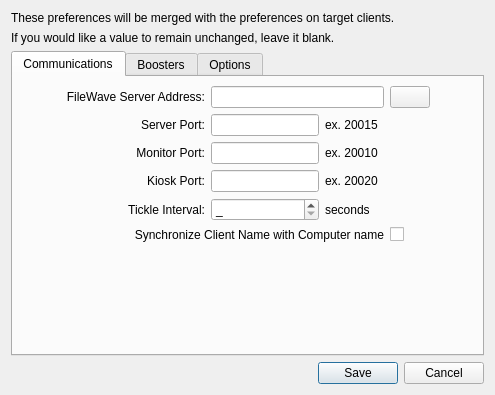
<?xml version="1.0" encoding="UTF-8"?>
<ui version="4.0">
 <class>PrefsEditorDlg</class>
 <widget class="QWidget" name="PrefsEditorDlg">
  <property name="geometry">
   <rect>
    <x>0</x>
    <y>0</y>
    <width>495</width>
    <height>395</height>
   </rect>
  </property>
  <property name="windowTitle">
   <string>Superprefs Editor</string>
  </property>
  <layout class="QVBoxLayout" name="verticalLayout">
   <item>
    <widget class="QLabel" name="label_7">
     <property name="text">
      <string>These preferences will be merged with the preferences on target clients.</string>
     </property>
    </widget>
   </item>
   <item>
    <widget class="QLabel" name="label_8">
     <property name="text">
      <string>If you would like a value to remain unchanged, leave it blank.</string>
     </property>
    </widget>
   </item>
   <item>
    <widget class="QTabWidget" name="tabWidget">
     <property name="currentIndex">
      <number>0</number>
     </property>
     <widget class="QWidget" name="tab">
      <attribute name="title">
       <string>Communications</string>
      </attribute>
      <layout class="QGridLayout" name="gridLayout">
       <item row="1" column="2">
        <widget class="QLineEdit" name="serverPort"/>
       </item>
       <item row="0" column="0">
        <spacer name="horizontalSpacer_4">
         <property name="orientation">
          <enum>Qt::Horizontal</enum>
         </property>
         <property name="sizeHint" stdset="0">
          <size>
           <width>1</width>
           <height>20</height>
          </size>
         </property>
        </spacer>
       </item>
       <item row="0" column="2" colspan="3">
        <widget class="QLineEdit" name="lineEditServerAddress">
         <property name="text">
          <string/>
         </property>
        </widget>
       </item>
       <item row="0" column="5">
        <widget class="BonjourServiceView" name="bonjourView">
         <property name="sizePolicy">
          <sizepolicy hsizetype="Minimum" vsizetype="Preferred">
           <horstretch>0</horstretch>
           <verstretch>0</verstretch>
          </sizepolicy>
         </property>
         <property name="text">
          <string/>
         </property>
        </widget>
       </item>
       <item row="2" column="2">
        <widget class="QLineEdit" name="monitorPort"/>
       </item>
       <item row="3" column="2">
        <widget class="QLineEdit" name="kioskPort"/>
       </item>
       <item row="0" column="6">
        <spacer name="horizontalSpacer_3">
         <property name="orientation">
          <enum>Qt::Horizontal</enum>
         </property>
         <property name="sizeHint" stdset="0">
          <size>
           <width>1</width>
           <height>20</height>
          </size>
         </property>
        </spacer>
       </item>
       <item row="2" column="1">
        <widget class="QLabel" name="label_3">
         <property name="text">
          <string>Monitor Port:</string>
         </property>
         <property name="alignment">
          <set>Qt::AlignRight|Qt::AlignTrailing|Qt::AlignVCenter</set>
         </property>
         <property name="buddy">
          <cstring>monitorPort</cstring>
         </property>
        </widget>
       </item>
       <item row="2" column="3" colspan="3">
        <widget class="QLabel" name="smallLabel_2">
         <property name="text">
          <string>ex. 20010</string>
         </property>
        </widget>
       </item>
       <item row="5" column="5">
        <widget class="QCheckBox" name="checkBoxSynchronizeClientName">
         <property name="text">
          <string/>
         </property>
         <property name="tristate">
          <bool>true</bool>
         </property>
        </widget>
       </item>
       <item row="4" column="2">
        <widget class="QSpinBox" name="spinBoxTickleInterval">
         <property name="specialValueText">
          <string>_</string>
         </property>
         <property name="maximum">
          <number>28800</number>
         </property>
        </widget>
       </item>
       <item row="4" column="3" colspan="3">
        <widget class="QLabel" name="label_9">
         <property name="text">
          <string>seconds</string>
         </property>
        </widget>
       </item>
       <item row="5" column="1" colspan="4">
        <widget class="QLabel" name="label_6">
         <property name="text">
          <string>Synchronize Client Name with Computer name</string>
         </property>
         <property name="alignment">
          <set>Qt::AlignRight|Qt::AlignTrailing|Qt::AlignVCenter</set>
         </property>
         <property name="buddy">
          <cstring>checkBoxSynchronizeClientName</cstring>
         </property>
        </widget>
       </item>
       <item row="0" column="1">
        <widget class="QLabel" name="label">
         <property name="text">
          <string>FileWave Server Address:</string>
         </property>
         <property name="alignment">
          <set>Qt::AlignRight|Qt::AlignTrailing|Qt::AlignVCenter</set>
         </property>
         <property name="buddy">
          <cstring>lineEditServerAddress</cstring>
         </property>
        </widget>
       </item>
       <item row="3" column="1">
        <widget class="QLabel" name="label_24">
         <property name="text">
          <string>Kiosk Port:</string>
         </property>
         <property name="alignment">
          <set>Qt::AlignRight|Qt::AlignTrailing|Qt::AlignVCenter</set>
         </property>
         <property name="buddy">
          <cstring>kioskPort</cstring>
         </property>
        </widget>
       </item>
       <item row="1" column="3" colspan="3">
        <widget class="QLabel" name="smallLabel">
         <property name="text">
          <string>ex. 20015</string>
         </property>
        </widget>
       </item>
       <item row="1" column="1">
        <widget class="QLabel" name="label_2">
         <property name="text">
          <string>Server Port:</string>
         </property>
         <property name="alignment">
          <set>Qt::AlignRight|Qt::AlignTrailing|Qt::AlignVCenter</set>
         </property>
         <property name="buddy">
          <cstring>serverPort</cstring>
         </property>
        </widget>
       </item>
       <item row="6" column="5">
        <spacer name="verticalSpacer_3">
         <property name="orientation">
          <enum>Qt::Vertical</enum>
         </property>
         <property name="sizeHint" stdset="0">
          <size>
           <width>20</width>
           <height>1</height>
          </size>
         </property>
        </spacer>
       </item>
       <item row="4" column="1">
        <widget class="QLabel" name="label_4">
         <property name="text">
          <string>Tickle Interval:</string>
         </property>
         <property name="alignment">
          <set>Qt::AlignRight|Qt::AlignTrailing|Qt::AlignVCenter</set>
         </property>
         <property name="buddy">
          <cstring>spinBoxTickleInterval</cstring>
         </property>
        </widget>
       </item>
       <item row="3" column="3">
        <widget class="QLabel" name="smallLabel_5">
         <property name="text">
          <string>ex. 20020</string>
         </property>
        </widget>
       </item>
      </layout>
     </widget>
     <widget class="QWidget" name="tab_2">
      <attribute name="title">
       <string>Boosters</string>
      </attribute>
      <layout class="QGridLayout" name="gridLayout_2">
       <item row="7" column="2">
        <spacer name="verticalSpacer">
         <property name="orientation">
          <enum>Qt::Vertical</enum>
         </property>
         <property name="sizeHint" stdset="0">
          <size>
           <width>20</width>
           <height>1</height>
          </size>
         </property>
        </spacer>
       </item>
       <item row="0" column="5">
        <spacer name="horizontalSpacer_5">
         <property name="orientation">
          <enum>Qt::Horizontal</enum>
         </property>
         <property name="sizeHint" stdset="0">
          <size>
           <width>1</width>
           <height>20</height>
          </size>
         </property>
        </spacer>
       </item>
       <item row="0" column="0">
        <spacer name="horizontalSpacer_6">
         <property name="orientation">
          <enum>Qt::Horizontal</enum>
         </property>
         <property name="sizeHint" stdset="0">
          <size>
           <width>1</width>
           <height>20</height>
          </size>
         </property>
        </spacer>
       </item>
       <item row="0" column="2">
        <widget class="QLabel" name="label_11">
         <property name="text">
          <string>IP or DNS Address:</string>
         </property>
        </widget>
       </item>
       <item row="0" column="3">
        <widget class="QLabel" name="label_12">
         <property name="text">
          <string>Port</string>
         </property>
        </widget>
       </item>
       <item row="1" column="1">
        <widget class="QLabel" name="label_13">
         <property name="text">
          <string>Booster 1:</string>
         </property>
         <property name="alignment">
          <set>Qt::AlignRight|Qt::AlignTrailing|Qt::AlignVCenter</set>
         </property>
         <property name="buddy">
          <cstring>lineEditBoosterAddress1</cstring>
         </property>
        </widget>
       </item>
       <item row="1" column="2">
        <widget class="QLineEdit" name="lineEditBoosterAddress1"/>
       </item>
       <item row="1" column="3">
        <widget class="QSpinBox" name="spinBoxBoosterPort1">
         <property name="specialValueText">
          <string/>
         </property>
         <property name="maximum">
          <number>65535</number>
         </property>
        </widget>
       </item>
       <item row="3" column="2">
        <widget class="QLineEdit" name="lineEditBoosterAddress2"/>
       </item>
       <item row="5" column="2">
        <widget class="QLineEdit" name="lineEditBoosterAddress4"/>
       </item>
       <item row="6" column="2">
        <widget class="QLineEdit" name="lineEditBoosterAddress5"/>
       </item>
       <item row="3" column="1">
        <widget class="QLabel" name="label_14">
         <property name="text">
          <string>Booster 2:</string>
         </property>
         <property name="alignment">
          <set>Qt::AlignRight|Qt::AlignTrailing|Qt::AlignVCenter</set>
         </property>
         <property name="buddy">
          <cstring>lineEditBoosterAddress2</cstring>
         </property>
        </widget>
       </item>
       <item row="4" column="1">
        <widget class="QLabel" name="label_15">
         <property name="text">
          <string>Booster 3:</string>
         </property>
         <property name="alignment">
          <set>Qt::AlignRight|Qt::AlignTrailing|Qt::AlignVCenter</set>
         </property>
         <property name="buddy">
          <cstring>lineEditBoosterAddress3</cstring>
         </property>
        </widget>
       </item>
       <item row="5" column="1">
        <widget class="QLabel" name="label_16">
         <property name="text">
          <string>Booster 4:</string>
         </property>
         <property name="alignment">
          <set>Qt::AlignRight|Qt::AlignTrailing|Qt::AlignVCenter</set>
         </property>
         <property name="buddy">
          <cstring>lineEditBoosterAddress4</cstring>
         </property>
        </widget>
       </item>
       <item row="6" column="1">
        <widget class="QLabel" name="label_17">
         <property name="text">
          <string>Booster 5:</string>
         </property>
         <property name="alignment">
          <set>Qt::AlignRight|Qt::AlignTrailing|Qt::AlignVCenter</set>
         </property>
         <property name="buddy">
          <cstring>lineEditBoosterAddress5</cstring>
         </property>
        </widget>
       </item>
       <item row="1" column="4">
        <widget class="BonjourServiceView" name="bonjourViewBooster1">
         <property name="sizePolicy">
          <sizepolicy hsizetype="Fixed" vsizetype="Fixed">
           <horstretch>0</horstretch>
           <verstretch>0</verstretch>
          </sizepolicy>
         </property>
         <property name="text">
          <string/>
         </property>
        </widget>
       </item>
       <item row="3" column="4">
        <widget class="BonjourServiceView" name="bonjourViewBooster2">
         <property name="sizePolicy">
          <sizepolicy hsizetype="Fixed" vsizetype="Fixed">
           <horstretch>0</horstretch>
           <verstretch>0</verstretch>
          </sizepolicy>
         </property>
         <property name="text">
          <string/>
         </property>
        </widget>
       </item>
       <item row="4" column="4">
        <widget class="BonjourServiceView" name="bonjourViewBooster3">
         <property name="sizePolicy">
          <sizepolicy hsizetype="Fixed" vsizetype="Fixed">
           <horstretch>0</horstretch>
           <verstretch>0</verstretch>
          </sizepolicy>
         </property>
         <property name="text">
          <string/>
         </property>
        </widget>
       </item>
       <item row="5" column="4">
        <widget class="BonjourServiceView" name="bonjourViewBooster4">
         <property name="sizePolicy">
          <sizepolicy hsizetype="Fixed" vsizetype="Fixed">
           <horstretch>0</horstretch>
           <verstretch>0</verstretch>
          </sizepolicy>
         </property>
         <property name="text">
          <string/>
         </property>
        </widget>
       </item>
       <item row="6" column="4">
        <widget class="BonjourServiceView" name="bonjourViewBooster5">
         <property name="sizePolicy">
          <sizepolicy hsizetype="Fixed" vsizetype="Fixed">
           <horstretch>0</horstretch>
           <verstretch>0</verstretch>
          </sizepolicy>
         </property>
         <property name="text">
          <string/>
         </property>
        </widget>
       </item>
       <item row="4" column="3">
        <widget class="QSpinBox" name="spinBoxBoosterPort3">
         <property name="specialValueText">
          <string/>
         </property>
         <property name="maximum">
          <number>65535</number>
         </property>
        </widget>
       </item>
       <item row="5" column="3">
        <widget class="QSpinBox" name="spinBoxBoosterPort4">
         <property name="specialValueText">
          <string/>
         </property>
         <property name="maximum">
          <number>65535</number>
         </property>
        </widget>
       </item>
       <item row="6" column="3">
        <widget class="QSpinBox" name="spinBoxBoosterPort5">
         <property name="specialValueText">
          <string/>
         </property>
         <property name="maximum">
          <number>65535</number>
         </property>
        </widget>
       </item>
       <item row="4" column="2">
        <widget class="QLineEdit" name="lineEditBoosterAddress3"/>
       </item>
       <item row="3" column="3">
        <widget class="QSpinBox" name="spinBoxBoosterPort2">
         <property name="specialValueText">
          <string/>
         </property>
         <property name="maximum">
          <number>65535</number>
         </property>
        </widget>
       </item>
      </layout>
     </widget>
     <widget class="QWidget" name="tab_3">
      <attribute name="title">
       <string>Options</string>
      </attribute>
      <layout class="QGridLayout" name="gridLayout_3">
       <item row="0" column="1">
        <widget class="QLabel" name="label_18">
         <property name="text">
          <string>Debug Level:</string>
         </property>
         <property name="alignment">
          <set>Qt::AlignRight|Qt::AlignTrailing|Qt::AlignVCenter</set>
         </property>
        </widget>
       </item>
       <item row="2" column="1">
        <widget class="QLabel" name="label_19">
         <property name="text">
          <string>File Check Interval:</string>
         </property>
         <property name="alignment">
          <set>Qt::AlignRight|Qt::AlignTrailing|Qt::AlignVCenter</set>
         </property>
        </widget>
       </item>
       <item row="3" column="1">
        <widget class="QLabel" name="label_20">
         <property name="text">
          <string>Free Space Margin:</string>
         </property>
         <property name="alignment">
          <set>Qt::AlignRight|Qt::AlignTrailing|Qt::AlignVCenter</set>
         </property>
        </widget>
       </item>
       <item row="4" column="1">
        <widget class="QLabel" name="label_21">
         <property name="text">
          <string>Password:</string>
         </property>
         <property name="alignment">
          <set>Qt::AlignRight|Qt::AlignTrailing|Qt::AlignVCenter</set>
         </property>
        </widget>
       </item>
       <item row="5" column="1">
        <widget class="QLabel" name="label_22">
         <property name="text">
          <string>Verify Password:</string>
         </property>
         <property name="alignment">
          <set>Qt::AlignRight|Qt::AlignTrailing|Qt::AlignVCenter</set>
         </property>
        </widget>
       </item>
       <item row="6" column="1">
        <widget class="QLabel" name="label_23">
         <property name="text">
          <string>Priority:</string>
         </property>
         <property name="alignment">
          <set>Qt::AlignRight|Qt::AlignTrailing|Qt::AlignVCenter</set>
         </property>
        </widget>
       </item>
       <item row="2" column="2">
        <widget class="QSpinBox" name="spinBoxFileCheckInterval">
         <property name="specialValueText">
          <string>_</string>
         </property>
         <property name="minimum">
          <number>14</number>
         </property>
         <property name="maximum">
          <number>43200</number>
         </property>
         <property name="value">
          <number>14</number>
         </property>
        </widget>
       </item>
       <item row="2" column="3">
        <widget class="QLabel" name="label_25">
         <property name="text">
          <string>minutes</string>
         </property>
        </widget>
       </item>
       <item row="3" column="2">
        <widget class="QSpinBox" name="spinBoxFreeSpaceMargin">
         <property name="specialValueText">
          <string>_</string>
         </property>
         <property name="minimum">
          <number>49</number>
         </property>
         <property name="maximum">
          <number>9999999</number>
         </property>
        </widget>
       </item>
       <item row="3" column="3">
        <widget class="QLabel" name="label_26">
         <property name="text">
          <string>MB</string>
         </property>
        </widget>
       </item>
       <item row="4" column="2" colspan="2">
        <widget class="QLineEdit" name="lineEditPassword">
         <property name="echoMode">
          <enum>QLineEdit::Password</enum>
         </property>
        </widget>
       </item>
       <item row="5" column="2" colspan="2">
        <widget class="QLineEdit" name="lineEditVerifyPassword">
         <property name="echoMode">
          <enum>QLineEdit::Password</enum>
         </property>
        </widget>
       </item>
       <item row="6" column="2">
        <widget class="QSpinBox" name="spinBoxPriority">
         <property name="specialValueText">
          <string>_</string>
         </property>
         <property name="minimum">
          <number>-21</number>
         </property>
         <property name="maximum">
          <number>20</number>
         </property>
         <property name="value">
          <number>-21</number>
         </property>
        </widget>
       </item>
       <item row="0" column="4">
        <spacer name="horizontalSpacer_2">
         <property name="orientation">
          <enum>Qt::Horizontal</enum>
         </property>
         <property name="sizeHint" stdset="0">
          <size>
           <width>1</width>
           <height>20</height>
          </size>
         </property>
        </spacer>
       </item>
       <item row="0" column="0">
        <spacer name="horizontalSpacer">
         <property name="orientation">
          <enum>Qt::Horizontal</enum>
         </property>
         <property name="sizeHint" stdset="0">
          <size>
           <width>1</width>
           <height>20</height>
          </size>
         </property>
        </spacer>
       </item>
       <item row="0" column="2">
        <widget class="QSpinBox" name="spinBoxDebugLevel">
         <property name="specialValueText">
          <string>_</string>
         </property>
         <property name="minimum">
          <number>9</number>
         </property>
        </widget>
       </item>
       <item row="7" column="1">
        <spacer name="verticalSpacer_2">
         <property name="orientation">
          <enum>Qt::Vertical</enum>
         </property>
         <property name="sizeHint" stdset="0">
          <size>
           <width>20</width>
           <height>1</height>
          </size>
         </property>
        </spacer>
       </item>
      </layout>
     </widget>
    </widget>
   </item>
   <item>
    <widget class="QDialogButtonBox" name="buttonBox">
     <property name="standardButtons">
      <set>QDialogButtonBox::Cancel|QDialogButtonBox::Save</set>
     </property>
    </widget>
   </item>
  </layout>
 </widget>
 <customwidgets>
  <customwidget>
   <class>BonjourServiceView</class>
   <extends>QPushButton</extends>
   <header>FileWaveGuiLib/bonjour/bonjourserviceview.h</header>
  </customwidget>
 </customwidgets>
 <tabstops>
  <tabstop>tabWidget</tabstop>
  <tabstop>lineEditServerAddress</tabstop>
  <tabstop>bonjourView</tabstop>
  <tabstop>serverPort</tabstop>
  <tabstop>monitorPort</tabstop>
  <tabstop>kioskPort</tabstop>
  <tabstop>spinBoxTickleInterval</tabstop>
  <tabstop>checkBoxSynchronizeClientName</tabstop>
  <tabstop>lineEditBoosterAddress1</tabstop>
  <tabstop>spinBoxBoosterPort1</tabstop>
  <tabstop>bonjourViewBooster1</tabstop>
  <tabstop>lineEditBoosterAddress2</tabstop>
  <tabstop>spinBoxBoosterPort2</tabstop>
  <tabstop>bonjourViewBooster2</tabstop>
  <tabstop>lineEditBoosterAddress3</tabstop>
  <tabstop>spinBoxBoosterPort3</tabstop>
  <tabstop>bonjourViewBooster3</tabstop>
  <tabstop>lineEditBoosterAddress4</tabstop>
  <tabstop>spinBoxBoosterPort4</tabstop>
  <tabstop>bonjourViewBooster4</tabstop>
  <tabstop>lineEditBoosterAddress5</tabstop>
  <tabstop>spinBoxBoosterPort5</tabstop>
  <tabstop>bonjourViewBooster5</tabstop>
  <tabstop>spinBoxDebugLevel</tabstop>
  <tabstop>spinBoxFileCheckInterval</tabstop>
  <tabstop>spinBoxFreeSpaceMargin</tabstop>
  <tabstop>lineEditPassword</tabstop>
  <tabstop>lineEditVerifyPassword</tabstop>
  <tabstop>spinBoxPriority</tabstop>
 </tabstops>
 <resources/>
 <connections/>
</ui>
